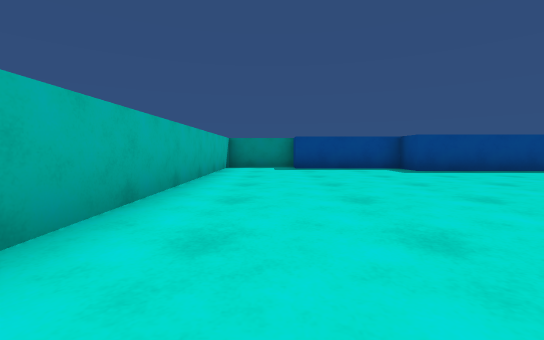
view 1 (above)

12 first-person views from a walk through a 3-D level made in the Unity game engine. The camera is 0.55 m above the floor, tilts 4° down and sees 90° across. The floor is counted in squares, 1 m on a side. Each view is taken from the middle of a square. On the plan, view 1 faces up. The plan holds only what a view shows up to about 9 squares ahead; the rest is blank. The player character is not drawn.

view 2
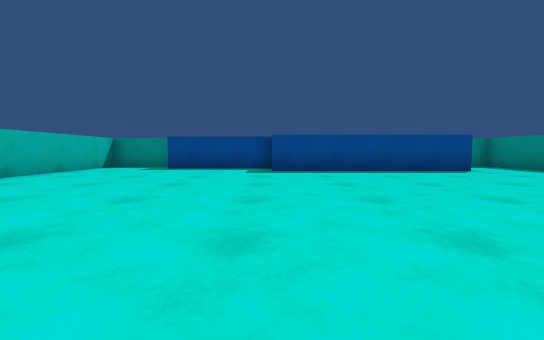

view 3
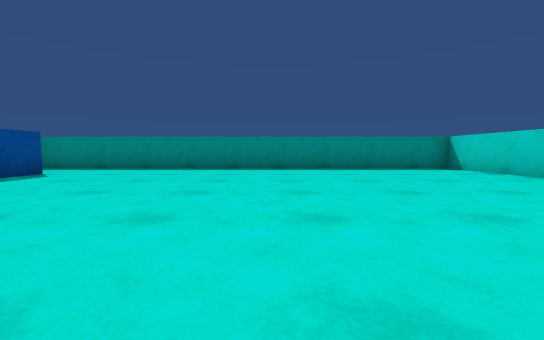

view 4
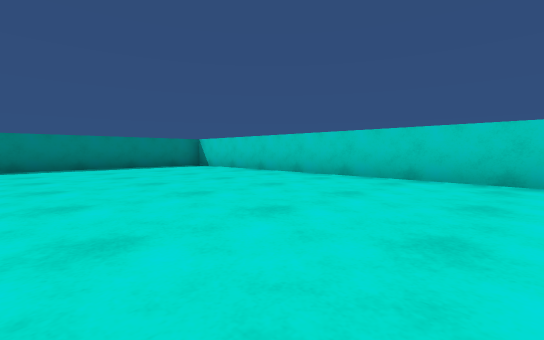

view 5
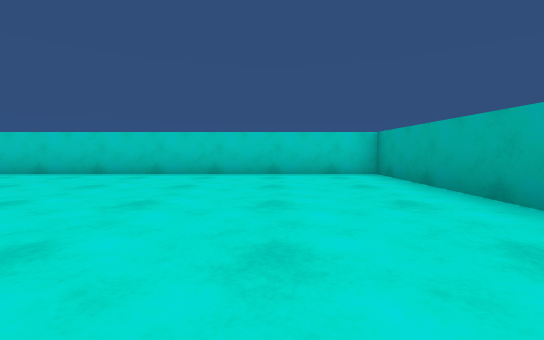

view 6
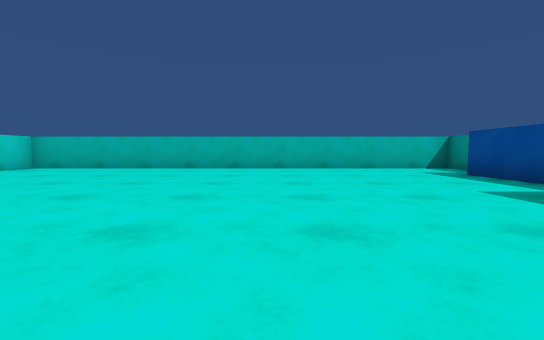

view 7
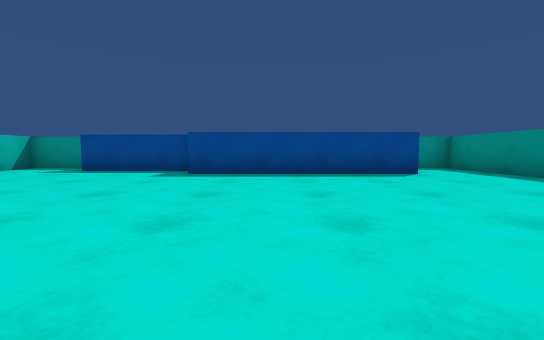

view 8
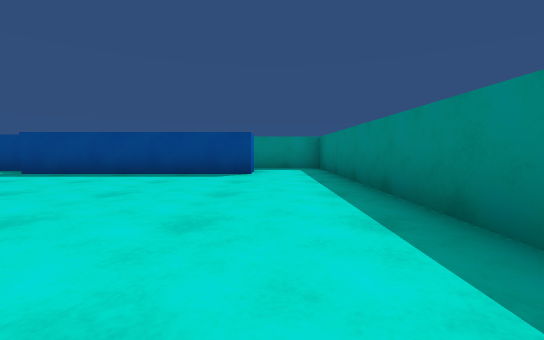

view 9
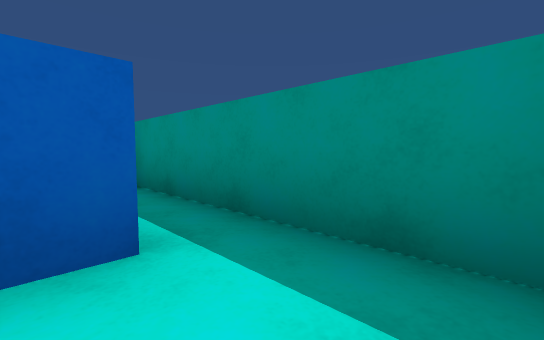

view 10
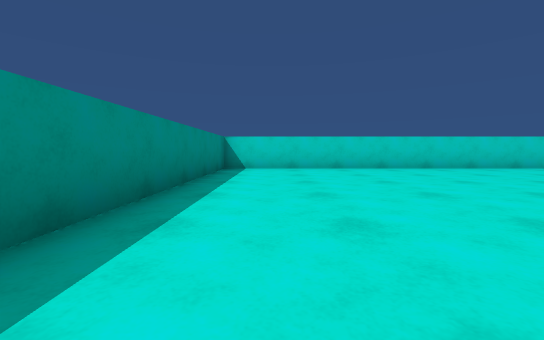

view 11
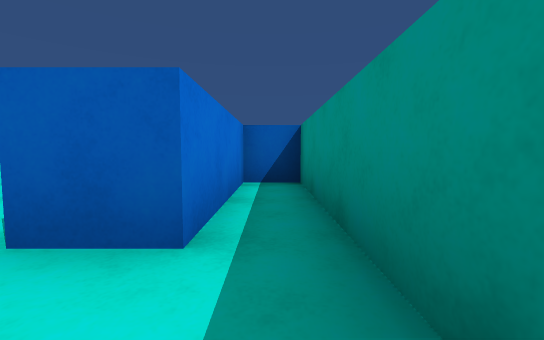

view 12
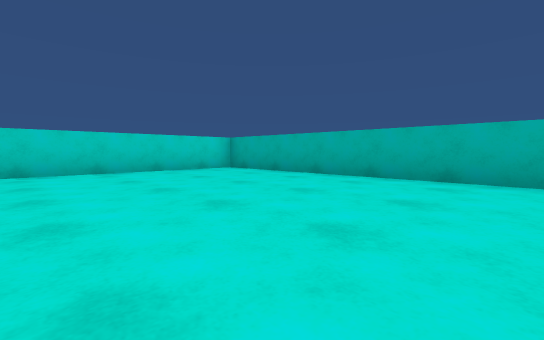

### Floor plan
Points are (right, up) in squares from view 1. A wall is a line through its corners. A room is listed if a view was taken in it or the views show most of it. See-through windows are left out.
Room 1 (views 1, 2, 3, 4, 5, 6, 7, 8, 9, 10, 12)
walls: (9.5, 8.5) (9.5, 7.5) (4, 7.5) (4, 8.5) (0.8, 8.5); (0.1, 9.5) (-1.5, 9.5) (-1.5, -3.5) (11.5, -3.5) (11.5, 8.5)
ways out: opening at (10.5, 8) to room 2
Room 2 (view 11)
walls: (11.5, 8.5) (11.5, 9.5) (6.3, 9.5) (6.3, 8.5) (9.5, 8.5)
ways out: opening at (10.5, 8) to room 1

Positions as (right, up) in squares from view 1, and headings:
1: (0, 0), facing up
2: (4, 0), facing up
3: (3, 2), facing right
4: (2, 2), facing down-right
5: (1, 3), facing down
6: (7, 4), facing left
7: (6, 1), facing up
8: (10, 1), facing up
9: (11, 8), facing up-left
10: (10, 5), facing down
11: (11, 9), facing left
12: (4, 4), facing down-left
